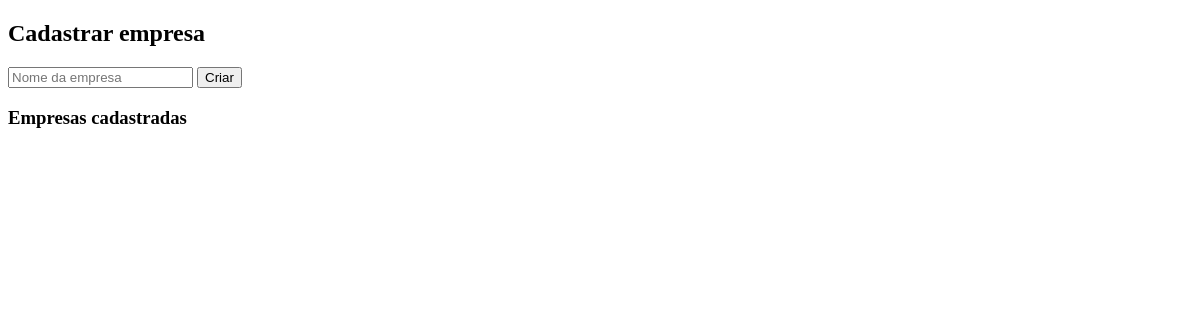
/admin, run on an earlier commit of the app's database.
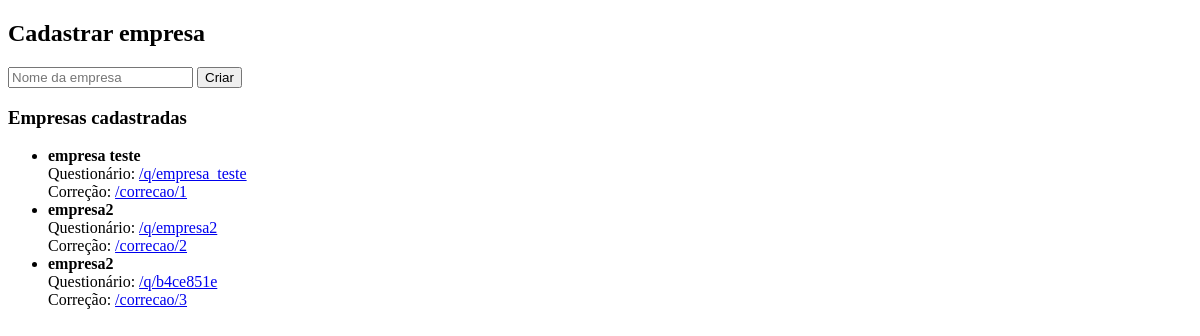
And on a later commit of the database.
### tables this page shows
CREATE TABLE empresas (
            id INTEGER PRIMARY KEY AUTOINCREMENT,
            nome TEXT NOT NULL,
            token TEXT UNIQUE NOT NULL,
            data_criacao TEXT NOT NULL
        );

### app.py (the view, shortened to what this page needs)
@app.route("/admin", methods=["GET", "POST"])
def admin():
    conn = conectar()
    c = conn.cursor()
    erro = None
    c.execute("SELECT id, nome, token FROM empresas")
    empresas = c.fetchall()
    conn.close()
    return render_template("admin.html", empresas=empresas, erro=erro)

### app.py (called while the page is built)
def conectar():
    return sqlite3.connect(DATABASE)

### templates/admin.html (shortened to what this page needs)
<!DOCTYPE html>
<html>
<head>
</head>
<body>
    <h2>Cadastrar empresa</h2>
    <form method="post">
        <input type="text" name="nome" placeholder="Nome da empresa" required>
        <button type="submit">Criar</button>
    </form>
    <h3>Empresas cadastradas</h3>
    <ul>
        {% for id, nome, token in empresas %}
            <li>
                <strong>{{ nome }}</strong><br>
                Questionário: <a href="/q/{{ token }}">/q/{{ token }}</a><br>
                Correção: <a href="/correcao/{{ id }}">/correcao/{{ id }}</a>
            </li>
        {% endfor %}
    </ul>
</body>
</html>

What changed in the data, as far as the page shows it:
added empresas: nome "empresa teste", token "empresa_teste", id "1"
added empresas: nome "empresa2", token "empresa2", id "2"
added empresas: nome "empresa2", token "b4ce851e", id "3"
